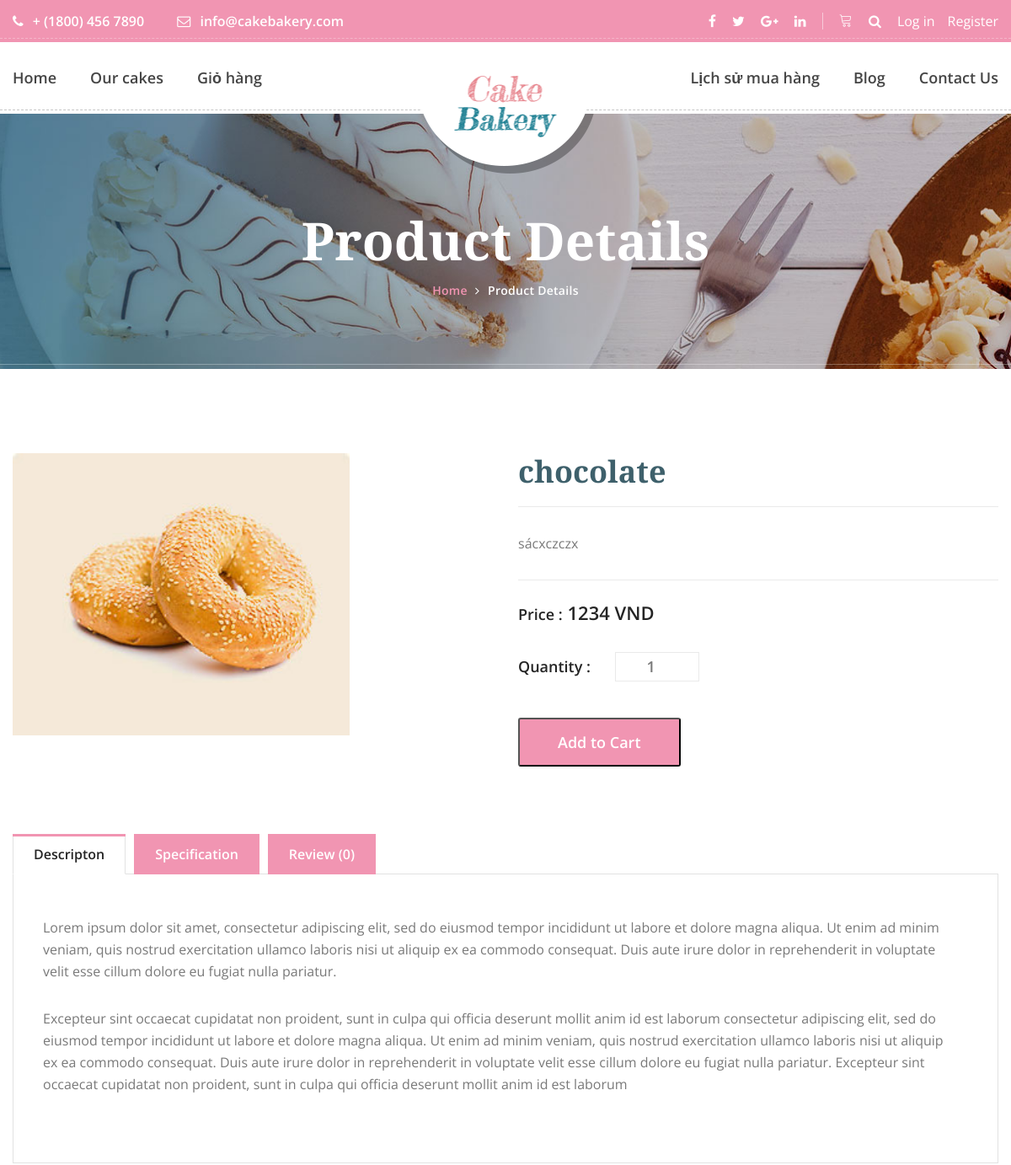
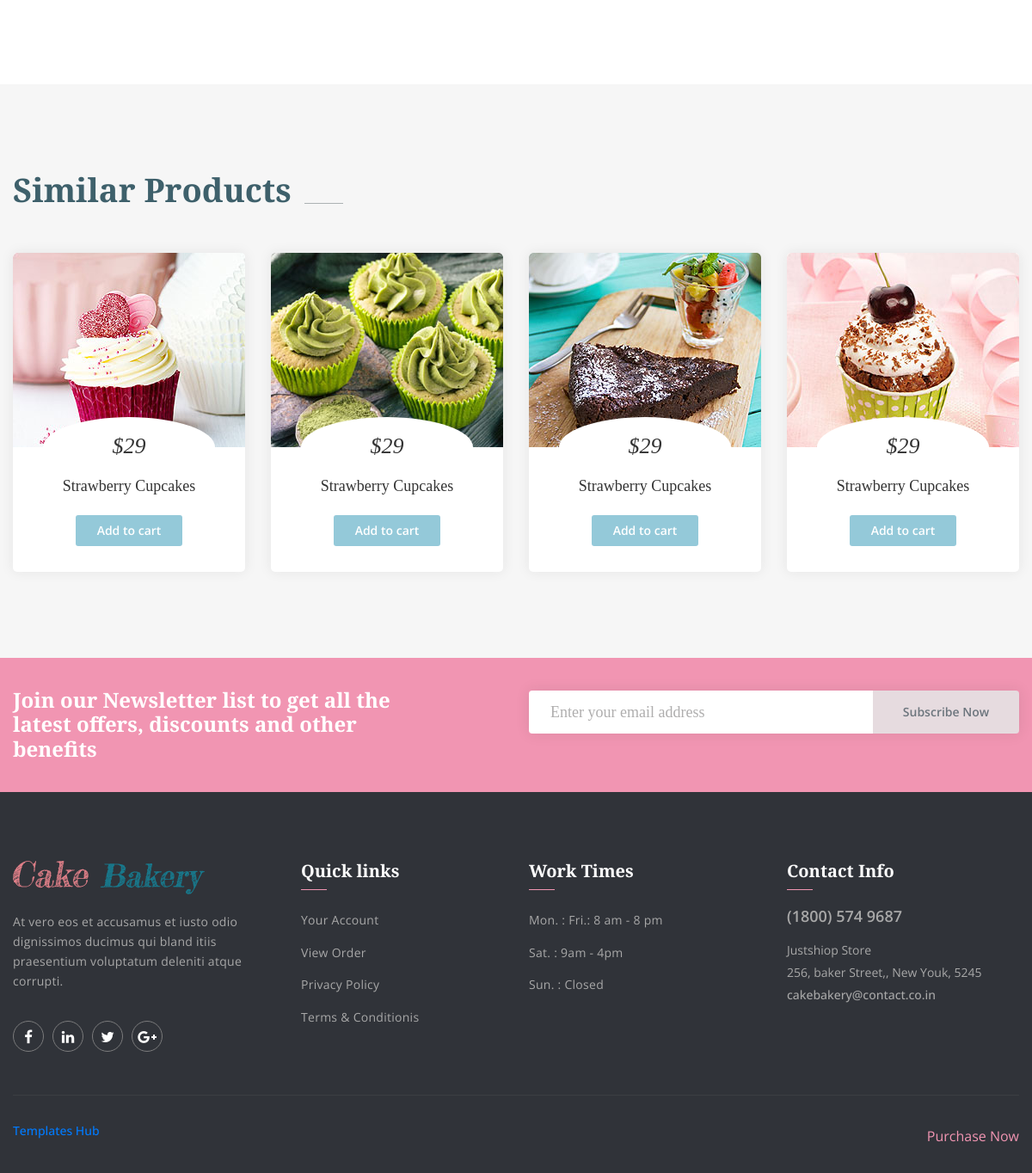
The page /product-details.php?MSHH=51 on the database its author committed (2 pictures, top to bottom).
### tables this page shows
CREATE TABLE `hanghoa` (
  `MSHH` int(255) NOT NULL,
  `TenHH` varchar(50) NOT NULL,
  `MaLoaiHang` int(30) NOT NULL,
  `QuyCach` varchar(255) NOT NULL,
  `Gia` int(11) NOT NULL,
  `SoLuongHang` int(11) NOT NULL,
  `GhiChu` varchar(255) DEFAULT NULL,
  `Location` varchar(255) NOT NULL
);

### classes/product.php (called while the page is built, shortened)
<?php
	$filepath=realpath(dirname(__FILE__));
	include_once($filepath. '/../lib/database.php');
?>
<?php
	class product
	{
		private $db;
		public function __construct()
		{
			$this->db=new Database();
		}
public function get_details($id){
		$query="SELECT HangHoa.*,LoaiHangHoa.TenLoaiHang
			FROM HangHoa inner join LoaiHangHoa
			on HangHoa.MaLoaiHang=LoaiHangHoa.MaLoaiHang
			where HangHoa.MSHH='$id'";
				$result=$this->db->select($query);
				return $result;
}
}
?>

### lib/database.php (called while the page is built, shortened)
<?php
Class Database{
   public $host   = DB_HOST;
   public $user   = DB_USER;
   public $pass   = DB_PASS;
   public $dbname = DB_NAME;
   public $link;
private function connectDB(){
   $this->link = new mysqli($this->host, $this->user, $this->pass,
    $this->dbname);
 }
public function select($query){
  $result = $this->link->query($query) or
   die($this->link->error.__LINE__);
  if($result->num_rows > 0){
    return $result;
  } else {
    return false;
  }
 }
}

### product-details.php (the view, shortened to what this page needs)
<?php
	include 'inc/header.php';
?>
<?php
  if(!isset($_GET['MSHH']) || $_GET['MSHH']== NULL){
        echo "<script>window.location='404.php'</script>";
    }else{
        $id=$_GET['MSHH'];
    }
?>
        <section class="banner_area">
        	<div class="container">
        		<div class="banner_text">
        			<h3>Product Details</h3>
        			<ul>
        				<li><a href="index.php">Home</a></li>
        				<li><a href="product-details.php">Product Details</a></li>
        			</ul>
        		</div>
        	</div>
        </section>
        <section class="product_details_area p_100">
        	<div class="container">
        		<div class="row product_d_price">
        			<div class="col-lg-6">
					<?php
						$get_product_details=$pd->get_details($id);
						if($get_product_details){
							while($result_details=$get_product_details->fetch_assoc()){
    				?>
        				<div class="product_img"><img class="img-fluid" src="admin/uploads/<?php echo $result_details['Location']?>" width="400px" alt=""></div>
        			</div>
        			<div class="col-lg-6">
        				<div class="product_details_text">
        					<h4><?php echo $result_details['TenHH'] ?></h4>
							<p><?php echo $result_details['QuyCach'] ?></p>
        					<h5>Price :<span>&nbsp<?php echo $result_details['Gia']." VND" ?></span></h5>
        					<div class="quantity_box">
								<form action="" method="post">
        						<label for="quantity">Quantity :</label>
        						<input type="number" name="SoLuong" min="1" value="1" id="quantity">
        					</div>
							<input type="submit" class="pink_more" name="submit" value="Add to Cart"/>
						<?php
								}
								}
							?>
        				</div>
        			</div>
        		</div>
        		<div class="product_tab_area">
					<nav>
						<div class="nav nav-tabs" id="nav-tab" role="tablist">
							<a class="nav-item nav-link active" id="nav-home-tab" data-toggle="tab" href="#nav-home" role="tab" aria-controls="nav-home" aria-selected="true">Descripton</a>
							<a class="nav-item nav-link" id="nav-profile-tab" data-toggle="tab" href="#nav-profile" role="tab" aria-controls="nav-profile" aria-selected="false">Specification</a>
							<a class="nav-item nav-link" id="nav-contact-tab" data-toggle="tab" href="#nav-contact" role="tab" aria-controls="nav-contact" aria-selected="false">Review (0)</a>
						</div>
					</nav>
					<div class="tab-content" id="nav-tabContent">
						<div class="tab-pane fade show active" id="nav-home" role="tabpanel" aria-labelledby="nav-home-tab">
							<p>Lorem ipsum dolor sit amet, consectetur adipiscing elit, sed do eiusmod tempor incididunt ut labore et dolore magna aliqua. Ut enim ad minim veniam, quis nostrud exercitation ullamco laboris nisi ut aliquip ex ea commodo consequat. Duis aute irure dolor in reprehenderit in voluptate velit esse cillum dolore eu fugiat nulla pariatur.</p>
							<p>Excepteur sint occaecat cupidatat non proident, sunt in culpa qui officia deserunt mollit anim id est laborum consectetur adipiscing elit, sed do eiusmod tempor incididunt ut labore et dolore magna aliqua. Ut enim ad minim veniam, quis nostrud exercitation ullamco laboris nisi ut aliquip ex ea commodo consequat. Duis aute irure dolor in reprehenderit in voluptate velit esse cillum dolore eu fugiat nulla pariatur. Excepteur sint occaecat cupidatat non proident, sunt in culpa qui officia deserunt mollit anim id est laborum</p>
						</div>
					</div>
        		</div>
        	</div>
        </section>
        <section class="similar_product_area p_100">
        	<div class="container">
        		<div class="main_title">
        			<h2>Similar Products</h2>
        		</div>
        		<div class="row similar_product_inner">
        			<div class="col-lg-3 col-md-4 col-6">
        				<div class="cake_feature_item">
							<div class="cake_img">
								<img src="img/cake-feature/c-feature-1.jpg" alt="">
							</div>
							<div class="cake_text">
								<h4>$29</h4>
								<h3>Strawberry Cupcakes</h3>
								<a class="pest_btn" href="#">Add to cart</a>
							</div>
						</div>
        			</div>
        			<div class="col-lg-3 col-md-4 col-6">
        				<div class="cake_feature_item">
							<div class="cake_img">
								<img src="img/cake-feature/c-feature-2.jpg" alt="">
							</div>
							<div class="cake_text">
								<h4>$29</h4>
								<h3>Strawberry Cupcakes</h3>
								<a class="pest_btn" href="#">Add to cart</a>
							</div>
						</div>
        			</div>
        			<div class="col-lg-3 col-md-4 col-6">
        				<div class="cake_feature_item">
							<div class="cake_img">
								<img src="img/cake-feature/c-feature-3.jpg" alt="">
							</div>
							<div class="cake_text">
								<h4>$29</h4>
								<h3>Strawberry Cupcakes</h3>
								<a class="pest_btn" href="#">Add to cart</a>
							</div>
						</div>
        			</div>
        			<div class="col-lg-3 col-md-4 col-6">
        				<div class="cake_feature_item">
							<div class="cake_img">
								<img src="img/cake-feature/c-feature-4.jpg" alt="">
							</div>
							<div class="cake_text">
								<h4>$29</h4>
								<h3>Strawberry Cupcakes</h3>
								<a class="pest_btn" href="#">Add to cart</a>
							</div>
						</div>
        			</div>
        		</div>
        	</div>
        </section>
        <section class="newsletter_area">
        	<div class="container">
        		<div class="row newsletter_inner">
        			<div class="col-lg-6">
        				<div class="news_left_text">
        					<h4>Join our Newsletter list to get all the latest offers, discounts and other benefits</h4>
        				</div>
        			</div>
        			<div class="col-lg-6">
        				<div class="newsletter_form">
							<div class="input-group">
								<input type="text" class="form-control" placeholder="Enter your email address">
								<div class="input-group-append">
									<button class="btn btn-outline-secondary" type="button">Subscribe Now</button>
								</div>
							</div>
        				</div>
        			</div>
        		</div>
        	</div>
        </section>
		<?php
	include 'inc/footer.php';
	?>
    </body>
</html>

### rows shown on the page
hanghoa: Location (picture), TenHH "chocolate", QuyCach "sácxczczx", Gia "1234"
